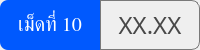
                  <widget class="QFrame" name="thickness_summary_group_10">
                   <property name="minimumSize">
                    <size>
                     <width>0</width>
                     <height>50</height>
                    </size>
                   </property>
                   <property name="maximumSize">
                    <size>
                     <width>16777215</width>
                     <height>50</height>
                    </size>
                   </property>
                   <property name="styleSheet">
                    <string notr="true">color: rgb(255, 255, 255);</string>
                   </property>
                   <layout class="QHBoxLayout" name="horizontalLayout_38">
                    <property name="spacing">
                     <number>0</number>
                    </property>
                    <property name="leftMargin">
                     <number>0</number>
                    </property>
                    <property name="topMargin">
                     <number>0</number>
                    </property>
                    <property name="rightMargin">
                     <number>0</number>
                    </property>
                    <property name="bottomMargin">
                     <number>0</number>
                    </property>
                    <item>
                     <widget class="QLabel" name="thickness_summary_title_10">
                      <property name="minimumSize">
                       <size>
                        <width>85</width>
                        <height>0</height>
                       </size>
                      </property>
                      <property name="font">
                       <font>
                        <family>Kanit</family>
                        <pointsize>15</pointsize>
                        <italic>false</italic>
                        <bold>false</bold>
                        <underline>false</underline>
                        <strikeout>false</strikeout>
                       </font>
                      </property>
                      <property name="styleSheet">
                       <string notr="true">background-color: #0059fe;
border-top-left-radius: 8px;
border-bottom-left-radius: 8px;</string>
                      </property>
                      <property name="text">
                       <string>เม็ดที่ 10</string>
                      </property>
                      <property name="alignment">
                       <set>Qt::AlignmentFlag::AlignCenter</set>
                      </property>
                     </widget>
                    </item>
                    <item>
                     <widget class="QFrame" name="thickness_summary_frame_10">
                      <property name="styleSheet">
                       <string notr="true">border: solid;
border-width: 1px;
border-color: rgb(121, 121, 121);
border-top-right-radius: 8px;
border-bottom-right-radius: 8px;</string>
                      </property>
                      <property name="frameShape">
                       <enum>QFrame::Shape::StyledPanel</enum>
                      </property>
                      <property name="frameShadow">
                       <enum>QFrame::Shadow::Raised</enum>
                      </property>
                      <layout class="QHBoxLayout" name="horizontalLayout_39">
                       <item>
                        <widget class="QLabel" name="thickness_summary_10">
                         <property name="font">
                          <font>
                           <family>Kanit</family>
                           <pointsize>18</pointsize>
                          </font>
                         </property>
                         <property name="styleSheet">
                          <string notr="true">border: none;
color: rgb(72, 72, 72);</string>
                         </property>
                         <property name="text">
                          <string>XX.XX</string>
                         </property>
                         <property name="alignment">
                          <set>Qt::AlignmentFlag::AlignCenter</set>
                         </property>
                        </widget>
                       </item>
                      </layout>
                     </widget>
                    </item>
                   </layout>
                  </widget>
